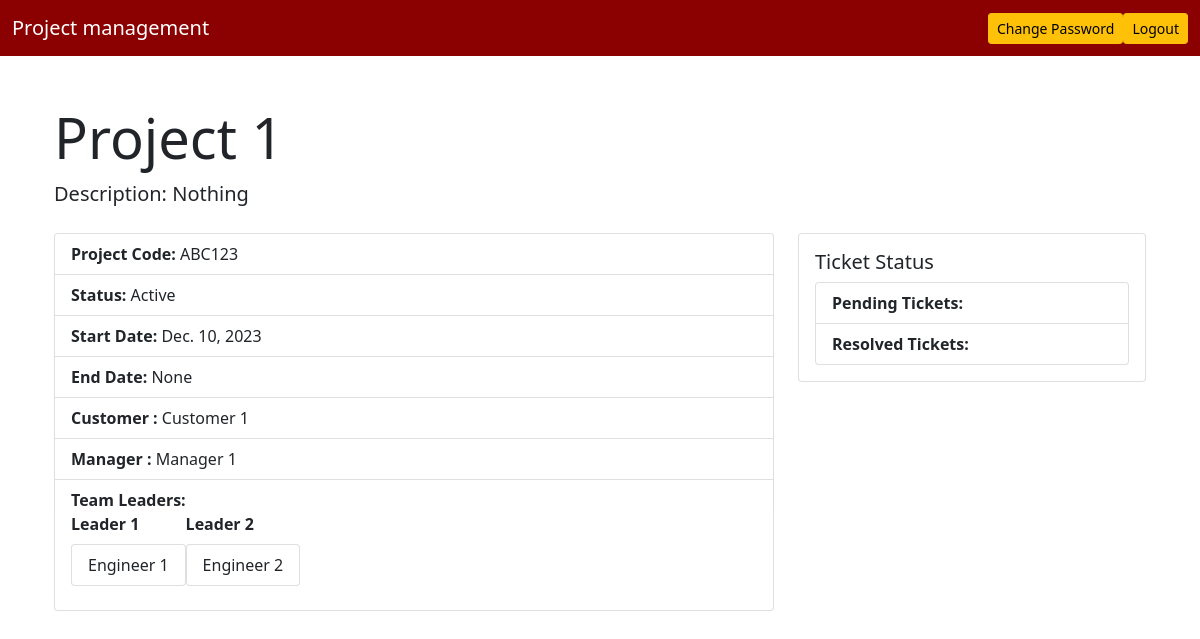
The page /project/project-details/419391/ on the database its author committed.
### project/models.py (models this page shows, shortened)
class Project(models.Model):
    project_code = models.CharField(max_length=20, unique=True)
    project_title = models.CharField(max_length=50)
    description = models.TextField()
    customer = models.ForeignKey(
        User,
        on_delete=models.CASCADE,
        related_name='customer_projects',
        limit_choices_to={'is_customer': True}
    )
    manager = models.ForeignKey(
        User,
        on_delete=models.CASCADE,
        related_name='managed_projects',
        limit_choices_to={'is_manager': True}
    )
    status = models.CharField(
        max_length=20,
        choices=(
            ('Active', 'Active'),
            ('Completed', 'Completed'),
            ('On Hold', 'On Hold'),
        ),
        default='Active'
    )
    start_date = models.DateField(auto_now_add=True)
    end_date = models.DateField(null=True, blank=True)
    project_id = models.IntegerField(unique=True, default=generate_random_project_id)

class TeamLeader(models.Model):
    user = models.ForeignKey(User, on_delete=models.CASCADE, limit_choices_to={'is_teamleader': True})
    project = models.ForeignKey('Project', on_delete=models.CASCADE)

class Engineer(models.Model):
    user = models.ForeignKey(User, on_delete=models.CASCADE, limit_choices_to={'is_engineer': True})
    team_leader = models.ForeignKey('TeamLeader', on_delete=models.CASCADE)

### accounts/models.py (models this page shows, shortened)
class User(AbstractUser):
    is_customer = models.BooleanField(default=False)
    is_engineer = models.BooleanField(default=False)
    is_teamleader = models.BooleanField(default=False)
    is_manager = models.BooleanField(default=False)
    email = models.EmailField(unique=False)
    def get_full_name(self):
        return f"{self.first_name} {self.last_name}"

### project/views.py (the view)
# urls.py: path('project-details/<int:project_id>/', views.project_details, name='project-details'),
def project_details(request, project_id):
    project = Project.objects.get(project_id=project_id)
    pending_tickets_count = Ticket.objects.filter(project=project, is_resolved=False).count()
    active_tickets_count = Ticket.objects.filter(project=project, is_resolved=True).count()
    context = {
        'project': project,
        'pending_tickets_count': pending_tickets_count,
        'active_tickets_count': active_tickets_count,
    }
    return render(request, 'project/project_details.html', context)

### templates/project/project_details.html (shortened to what this page needs)
{% extends 'base.html' %}
{% block content %}
<div class="container mt-4">
    <h1 class="display-4"><b>{{ project.project_title }}</b></h1>
    <p class="lead"><b>Description:</b> {{ project.description }}</p>
    <div class="row mt-4">
        <div class="col-md-8">
            <ul class="list-group">
                <li class="list-group-item"><b>Project Code:</b> {{ project.project_code }}</li>
                <li class="list-group-item"><b>Status:</b> {{ project.status }}</li>
                <li class="list-group-item"><b>Start Date:</b> {{ project.start_date }}</li>
                <li class="list-group-item"><b>End Date:</b> {{ project.end_date }}</li>
                <li class="list-group-item"><b>Customer : </b> {{ project.customer.get_full_name }}</li>
                <li class="list-group-item"><b>Manager :</b> {{ project.manager.get_full_name}}</li>
                <li class="list-group-item">
                    <b>Team Leaders:</b>
                    <div class="d-flex flex-wrap">
                        {% for team_leader in project.teamleader_set.all %}
                            <div class="mr-3 mb-3">
                                <b>{{ team_leader.user.get_full_name }}</b>
                                {% if team_leader.engineer_set.all %}
                                    <ul class="list-group mt-2">
                                        {% for engineer in team_leader.engineer_set.all %}
                                            <li class="list-group-item">{{ engineer.user.get_full_name }}</li>
                                        {% endfor %}
                                    </ul>
                                {% endif %}
                            </div>
                        {% endfor %}
                    </div>
                </li>
            </ul>
        </div>
        <div class="col-md-4">
            <div class="card">
                <div class="card-body">
                    <h5 class="card-title">Ticket Status</h5>
                    <ul class="list-group">
                        <li class="list-group-item"><b>Pending Tickets:</b> {{ pending_tickets_count }}</li>
                        <li class="list-group-item"><b>Resolved Tickets:</b> {{ active_tickets_count }}</li>
                    </ul>
                </div>
            </div>
        </div>
    </div>
    </div>
</div>
{% endblock content %}

### templates/base.html (shortened to what this page needs)
<!DOCTYPE html>
{% load static %}
<html lang="en">
<head>
    <link href="https://cdn.jsdelivr.net/npm/bootstrap@5.0.2/dist/css/bootstrap.min.css" rel="stylesheet"
>
</head>
<body>
    <nav class="navbar navbar-expand-lg navbar-dark" style="background-color: darkred;">
        <div class="container-fluid">
            <a class="navbar-brand" href="/">Project management</a>
            <div class="collapse navbar-collapse" id="navbarSupportedContent">
                <a href="{% url 'password_change' %}" class = "btn btn-warning btn-sm">Change Password</a>
                <a href="{% url 'logout' %}" class="btn btn-warning btn-sm">Logout</a>
            </div>
        </div>
    </nav>
    <div class="container mt-5">
        {% block content %}
        {% endblock content %}
</body>
</html>

### rows shown on the page
Project: project_title "Project 1", description "Nothing", project_code "ABC123", status "Active", start_date "Dec. 10, 2023", end_date "None", customer.get_full_name "Customer 1", manager.get_full_name "Manager 1"
TeamLeader: user.get_full_name "Leader 1"
Engineer: user.get_full_name "Engineer 1"
TeamLeader: user.get_full_name "Leader 2"
Engineer: user.get_full_name "Engineer 2"
